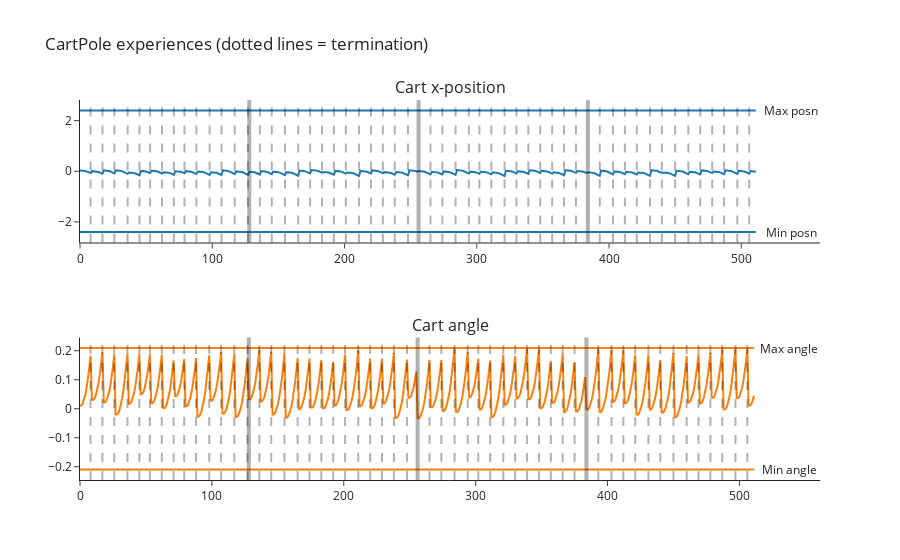

This figure's notebook cell:
### Code cell
args = PPOArgs()
envs = gym.vector.SyncVectorEnv([make_env("CartPole-v1", i, i, False, "test") for i in range(4)])
next_value = t.zeros(envs.num_envs).to(device)
next_done = t.zeros(envs.num_envs).to(device)
rb = ReplayBuffer(args, envs)
actions = t.zeros(envs.num_envs).int().to(device)
obs = envs.reset()

for i in range(args.num_steps):
    (next_obs, rewards, dones, infos) = envs.step(actions.cpu().numpy())
    real_next_obs = next_obs.copy()
    for (i, done) in enumerate(dones):
        if done: real_next_obs[i] = infos[i]["terminal_observation"]
    logprobs = values = t.zeros(envs.num_envs)
    rb.add(t.from_numpy(obs).to(device), actions, t.from_numpy(rewards).to(device), t.from_numpy(dones).to(device), logprobs, values)
    obs = next_obs

obs, dones, actions, logprobs, values, rewards = [t.stack(arr).to(device) for arr in zip(*rb.experiences)]

plot_cartpole_obs_and_dones(obs, dones, show_env_jumps=True)

### Figure 1 — Plotly figure (JSON) as saved in the notebook; plotly's stock layout.template omitted (floating-point values rounded to 4 significant figures; data arrays with more than 128 entries replaced by an {"elided": "..."} marker saying what was removed)
{"data": [{"marker": {"color": "#1F77B4"}, "mode": "lines", "name": "posn", "type": "scatter", "xaxis": "x", "y": {"elided": "512 float values"}, "yaxis": "y"}, {"marker": {"color": "#1F77B4"}, "mode": "lines", "name": "posn_min", "type": "scatter", "xaxis": "x", "y": {"elided": "512 float values"}, "yaxis": "y"}, {"marker": {"color": "#1F77B4"}, "mode": "lines", "name": "posn_max", "type": "scatter", "xaxis": "x", "y": {"elided": "512 float values"}, "yaxis": "y"}, {"marker": {"color": "#FF7F0E"}, "mode": "lines", "name": "angle", "type": "scatter", "xaxis": "x2", "y": {"elided": "512 float values"}, "yaxis": "y2"}, {"marker": {"color": "#FF7F0E"}, "mode": "lines", "name": "angle_min", "type": "scatter", "xaxis": "x2", "y": {"elided": "512 float values"}, "yaxis": "y2"}, {"marker": {"color": "#FF7F0E"}, "mode": "lines", "name": "angle_max", "type": "scatter", "xaxis": "x2", "y": {"elided": "512 float values"}, "yaxis": "y2"}], "layout": {"annotations": [{"font": {"size": 16}, "showarrow": false, "text": "Cart x-position", "x": 0.5, "xanchor": "center", "xref": "paper", "y": 1, "yanchor": "bottom", "yref": "paper"}, {"font": {"size": 16}, "showarrow": false, "text": "Cart angle", "x": 0.5, "xanchor": "center", "xref": "paper", "y": 0.375, "yanchor": "bottom", "yref": "paper"}, {"showarrow": false, "text": "Min posn", "x": 537.6, "xref": "x", "y": -2.4, "yref": "y"}, {"showarrow": false, "text": "Min angle", "x": 537.6, "xref": "x2", "y": -0.2095, "yref": "y2"}, {"showarrow": false, "text": "Max posn", "x": 537.6, "xref": "x", "y": 2.4, "yref": "y"}, {"showarrow": false, "text": "Max angle", "x": 537.6, "xref": "x2", "y": 0.2095, "yref": "y2"}], "shapes": [{"line": {"color": "black", "dash": "dash", "width": 2}, "type": "line", "x0": 8, "x1": 8, "xref": "x", "y0": 0, "y1": 1, "yref": "y domain"}, {"line": {"color": "black", "dash": "dash", "width": 2}, "type": "line", "x0": 17, "x1": 17, "xref": "x", "y0": 0, "y1": 1, "yref": "y domain"}, {"line": {"color": "black", "dash": "dash", "width": 2}, "type": "line", "x0": 26, "x1": 26, "xref": "x", "y0": 0, "y1": 1, "yref": "y domain"}, {"line": {"color": "black", "dash": "dash", "width": 2}, "type": "line", "x0": 36, "x1": 36, "xref": "x", "y0": 0, "y1": 1, "yref": "y domain"}, {"line": {"color": "black", "dash": "dash", "width": 2}, "type": "line", "x0": 45, "x1": 45, "xref": "x", "y0": 0, "y1": 1, "yref": "y domain"}, {"line": {"color": "black", "dash": "dash", "width": 2}, "type": "line", "x0": 53, "x1": 53, "xref": "x", "y0": 0, "y1": 1, "yref": "y domain"}, {"line": {"color": "black", "dash": "dash", "width": 2}, "type": "line", "x0": 62, "x1": 62, "xref": "x", "y0": 0, "y1": 1, "yref": "y domain"}, {"line": {"color": "black", "dash": "dash", "width": 2}, "type": "line", "x0": 71, "x1": 71, "xref": "x", "y0": 0, "y1": 1, "yref": "y domain"}, {"line": {"color": "black", "dash": "dash", "width": 2}, "type": "line", "x0": 79, "x1": 79, "xref": "x", "y0": 0, "y1": 1, "yref": "y domain"}, {"line": {"color": "black", "dash": "dash", "width": 2}, "type": "line", "x0": 88, "x1": 88, "xref": "x", "y0": 0, "y1": 1, "yref": "y domain"}, {"line": {"color": "black", "dash": "dash", "width": 2}, "type": "line", "x0": 98, "x1": 98, "xref": "x", "y0": 0, "y1": 1, "yref": "y domain"}, {"line": {"color": "black", "dash": "dash", "width": 2}, "type": "line", "x0": 107, "x1": 107, "xref": "x", "y0": 0, "y1": 1, "yref": "y domain"}, {"line": {"color": "black", "dash": "dash", "width": 2}, "type": "line", "x0": 117, "x1": 117, "xref": "x", "y0": 0, "y1": 1, "yref": "y domain"}, {"line": {"color": "black", "dash": "dash", "width": 2}, "type": "line", "x0": 127, "x1": 127, "xref": "x", "y0": 0, "y1": 1, "yref": "y domain"}, {"line": {"color": "black", "dash": "dash", "width": 2}, "type": "line", "x0": 136, "x1": 136, "xref": "x", "y0": 0, "y1": 1, "yref": "y domain"}, {"line": {"color": "black", "dash": "dash", "width": 2}, "type": "line", "x0": 145, "x1": 145, "xref": "x", "y0": 0, "y1": 1, "yref": "y domain"}, {"line": {"color": "black", "dash": "dash", "width": 2}, "type": "line", "x0": 155, "x1": 155, "xref": "x", "y0": 0, "y1": 1, "yref": "y domain"}, {"line": {"color": "black", "dash": "dash", "width": 2}, "type": "line", "x0": 165, "x1": 165, "xref": "x", "y0": 0, "y1": 1, "yref": "y domain"}, {"line": {"color": "black", "dash": "dash", "width": 2}, "type": "line", "x0": 174, "x1": 174, "xref": "x", "y0": 0, "y1": 1, "yref": "y domain"}, {"line": {"color": "black", "dash": "dash", "width": 2}, "type": "line", "x0": 183, "x1": 183, "xref": "x", "y0": 0, "y1": 1, "yref": "y domain"}, {"line": {"color": "black", "dash": "dash", "width": 2}, "type": "line", "x0": 192, "x1": 192, "xref": "x", "y0": 0, "y1": 1, "yref": "y domain"}, {"line": {"color": "black", "dash": "dash", "width": 2}, "type": "line", "x0": 201, "x1": 201, "xref": "x", "y0": 0, "y1": 1, "yref": "y domain"}, {"line": {"color": "black", "dash": "dash", "width": 2}, "type": "line", "x0": 211, "x1": 211, "xref": "x", "y0": 0, "y1": 1, "yref": "y domain"}, {"line": {"color": "black", "dash": "dash", "width": 2}, "type": "line", "x0": 220, "x1": 220, "xref": "x", "y0": 0, "y1": 1, "yref": "y domain"}, {"line": {"color": "black", "dash": "dash", "width": 2}, "type": "line", "x0": 229, "x1": 229, "xref": "x", "y0": 0, "y1": 1, "yref": "y domain"}, {"line": {"color": "black", "dash": "dash", "width": 2}, "type": "line", "x0": 238, "x1": 238, "xref": "x", "y0": 0, "y1": 1, "yref": "y domain"}, {"line": {"color": "black", "dash": "dash", "width": 2}, "type": "line", "x0": 248, "x1": 248, "xref": "x", "y0": 0, "y1": 1, "yref": "y domain"}, {"line": {"color": "black", "dash": "dash", "width": 2}, "type": "line", "x0": 265, "x1": 265, "xref": "x", "y0": 0, "y1": 1, "yref": "y domain"}, {"line": {"color": "black", "dash": "dash", "width": 2}, "type": "line", "x0": 274, "x1": 274, "xref": "x", "y0": 0, "y1": 1, "yref": "y domain"}, {"line": {"color": "black", "dash": "dash", "width": 2}, "type": "line", "x0": 284, "x1": 284, "xref": "x", "y0": 0, "y1": 1, "yref": "y domain"}, {"line": {"color": "black", "dash": "dash", "width": 2}, "type": "line", "x0": 294, "x1": 294, "xref": "x", "y0": 0, "y1": 1, "yref": "y domain"}, {"line": {"color": "black", "dash": "dash", "width": 2}, "type": "line", "x0": 302, "x1": 302, "xref": "x", "y0": 0, "y1": 1, "yref": "y domain"}, {"line": {"color": "black", "dash": "dash", "width": 2}, "type": "line", "x0": 311, "x1": 311, "xref": "x", "y0": 0, "y1": 1, "yref": "y domain"}, {"line": {"color": "black", "dash": "dash", "width": 2}, "type": "line", "x0": 321, "x1": 321, "xref": "x", "y0": 0, "y1": 1, "yref": "y domain"}, {"line": {"color": "black", "dash": "dash", "width": 2}, "type": "line", "x0": 330, "x1": 330, "xref": "x", "y0": 0, "y1": 1, "yref": "y domain"}, {"line": {"color": "black", "dash": "dash", "width": 2}, "type": "line", "x0": 339, "x1": 339, "xref": "x", "y0": 0, "y1": 1, "yref": "y domain"}, {"line": {"color": "black", "dash": "dash", "width": 2}, "type": "line", "x0": 348, "x1": 348, "xref": "x", "y0": 0, "y1": 1, "yref": "y domain"}, {"line": {"color": "black", "dash": "dash", "width": 2}, "type": "line", "x0": 357, "x1": 357, "xref": "x", "y0": 0, "y1": 1, "yref": "y domain"}, {"line": {"color": "black", "dash": "dash", "width": 2}, "type": "line", "x0": 366, "x1": 366, "xref": "x", "y0": 0, "y1": 1, "yref": "y domain"}, {"line": {"color": "black", "dash": "dash", "width": 2}, "type": "line", "x0": 375, "x1": 375, "xref": "x", "y0": 0, "y1": 1, "yref": "y domain"}, {"line": {"color": "black", "dash": "dash", "width": 2}, "type": "line", "x0": 393, "x1": 393, "xref": "x", "y0": 0, "y1": 1, "yref": "y domain"}, {"line": {"color": "black", "dash": "dash", "width": 2}, "type": "line", "x0": 403, "x1": 403, "xref": "x", "y0": 0, "y1": 1, "yref": "y domain"}, {"line": {"color": "black", "dash": "dash", "width": 2}, "type": "line", "x0": 412, "x1": 412, "xref": "x", "y0": 0, "y1": 1, "yref": "y domain"}, {"line": {"color": "black", "dash": "dash", "width": 2}, "type": "line", "x0": 421, "x1": 421, "xref": "x", "y0": 0, "y1": 1, "yref": "y domain"}, {"line": {"color": "black", "dash": "dash", "width": 2}, "type": "line", "x0": 431, "x1": 431, "xref": "x", "y0": 0, "y1": 1, "yref": "y domain"}, {"line": {"color": "black", "dash": "dash", "width": 2}, "type": "line", "x0": 440, "x1": 440, "xref": "x", "y0": 0, "y1": 1, "yref": "y domain"}, {"line": {"color": "black", "dash": "dash", "width": 2}, "type": "line", "x0": 450, "x1": 450, "xref": "x", "y0": 0, "y1": 1, "yref": "y domain"}, {"line": {"color": "black", "dash": "dash", "width": 2}, "type": "line", "x0": 460, "x1": 460, "xref": "x", "y0": 0, "y1": 1, "yref": "y domain"}, {"line": {"color": "black", "dash": "dash", "width": 2}, "type": "line", "x0": 469, "x1": 469, "xref": "x", "y0": 0, "y1": 1, "yref": "y domain"}, {"line": {"color": "black", "dash": "dash", "width": 2}, "type": "line", "x0": 478, "x1": 478, "xref": "x", "y0": 0, "y1": 1, "yref": "y domain"}, {"line": {"color": "black", "dash": "dash", "width": 2}, "type": "line", "x0": 487, "x1": 487, "xref": "x", "y0": 0, "y1": 1, "yref": "y domain"}, {"line": {"color": "black", "dash": "dash", "width": 2}, "type": "line", "x0": 497, "x1": 497, "xref": "x", "y0": 0, "y1": 1, "yref": "y domain"}, {"line": {"color": "black", "dash": "dash", "width": 2}, "type": "line", "x0": 506, "x1": 506, "xref": "x", "y0": 0, "y1": 1, "yref": "y domain"}, {"line": {"color": "black", "width": 4}, "type": "line", "x0": 128, "x1": 128, "xref": "x", "y0": 0, "y1": 1, "yref": "y domain"}, {"line": {"color": "black", "width": 4}, "type": "line", "x0": 256, "x1": 256, "xref": "x", "y0": 0, "y1": 1, "yref": "y domain"}, {"line": {"color": "black", "width": 4}, "type": "line", "x0": 384, "x1": 384, "xref": "x", "y0": 0, "y1": 1, "yref": "y domain"}, {"line": {"color": "black", "dash": "dash", "width": 2}, "type": "line", "x0": 8, "x1": 8, "xref": "x2", "y0": 0, "y1": 1, "yref": "y2 domain"}, {"line": {"color": "black", "dash": "dash", "width": 2}, "type": "line", "x0": 17, "x1": 17, "xref": "x2", "y0": 0, "y1": 1, "yref": "y2 domain"}, {"line": {"color": "black", "dash": "dash", "width": 2}, "type": "line", "x0": 26, "x1": 26, "xref": "x2", "y0": 0, "y1": 1, "yref": "y2 domain"}, {"line": {"color": "black", "dash": "dash", "width": 2}, "type": "line", "x0": 36, "x1": 36, "xref": "x2", "y0": 0, "y1": 1, "yref": "y2 domain"}, {"line": {"color": "black", "dash": "dash", "width": 2}, "type": "line", "x0": 45, "x1": 45, "xref": "x2", "y0": 0, "y1": 1, "yref": "y2 domain"}, {"line": {"color": "black", "dash": "dash", "width": 2}, "type": "line", "x0": 53, "x1": 53, "xref": "x2", "y0": 0, "y1": 1, "yref": "y2 domain"}, {"line": {"color": "black", "dash": "dash", "width": 2}, "type": "line", "x0": 62, "x1": 62, "xref": "x2", "y0": 0, "y1": 1, "yref": "y2 domain"}, {"line": {"color": "black", "dash": "dash", "width": 2}, "type": "line", "x0": 71, "x1": 71, "xref": "x2", "y0": 0, "y1": 1, "yref": "y2 domain"}, {"line": {"color": "black", "dash": "dash", "width": 2}, "type": "line", "x0": 79, "x1": 79, "xref": "x2", "y0": 0, "y1": 1, "yref": "y2 domain"}, {"line": {"color": "black", "dash": "dash", "width": 2}, "type": "line", "x0": 88, "x1": 88, "xref": "x2", "y0": 0, "y1": 1, "yref": "y2 domain"}, {"line": {"color": "black", "dash": "dash", "width": 2}, "type": "line", "x0": 98, "x1": 98, "xref": "x2", "y0": 0, "y1": 1, "yref": "y2 domain"}, {"line": {"color": "black", "dash": "dash", "width": 2}, "type": "line", "x0": 107, "x1": 107, "xref": "x2", "y0": 0, "y1": 1, "yref": "y2 domain"}, {"line": {"color": "black", "dash": "dash", "width": 2}, "type": "line", "x0": 117, "x1": 117, "xref": "x2", "y0": 0, "y1": 1, "yref": "y2 domain"}, {"line": {"color": "black", "dash": "dash", "width": 2}, "type": "line", "x0": 127, "x1": 127, "xref": "x2", "y0": 0, "y1": 1, "yref": "y2 domain"}, {"line": {"color": "black", "dash": "dash", "width": 2}, "type": "line", "x0": 136, "x1": 136, "xref": "x2", "y0": 0, "y1": 1, "yref": "y2 domain"}, {"line": {"color": "black", "dash": "dash", "width": 2}, "type": "line", "x0": 145, "x1": 145, "xref": "x2", "y0": 0, "y1": 1, "yref": "y2 domain"}, {"line": {"color": "black", "dash": "dash", "width": 2}, "type": "line", "x0": 155, "x1": 155, "xref": "x2", "y0": 0, "y1": 1, "yref": "y2 domain"}, {"line": {"color": "black", "dash": "dash", "width": 2}, "type": "line", "x0": 165, "x1": 165, "xref": "x2", "y0": 0, "y1": 1, "yref": "y2 domain"}, {"line": {"color": "black", "dash": "dash", "width": 2}, "type": "line", "x0": 174, "x1": 174, "xref": "x2", "y0": 0, "y1": 1, "yref": "y2 domain"}, {"line": {"color": "black", "dash": "dash", "width": 2}, "type": "line", "x0": 183, "x1": 183, "xref": "x2", "y0": 0, "y1": 1, "yref": "y2 domain"}, {"line": {"color": "black", "dash": "dash", "width": 2}, "type": "line", "x0": 192, "x1": 192, "xref": "x2", "y0": 0, "y1": 1, "yref": "y2 domain"}, {"line": {"color": "black", "dash": "dash", "width": 2}, "type": "line", "x0": 201, "x1": 201, "xref": "x2", "y0": 0, "y1": 1, "yref": "y2 domain"}, {"line": {"color": "black", "dash": "dash", "width": 2}, "type": "line", "x0": 211, "x1": 211, "xref": "x2", "y0": 0, "y1": 1, "yref": "y2 domain"}, {"line": {"color": "black", "dash": "dash", "width": 2}, "type": "line", "x0": 220, "x1": 220, "xref": "x2", "y0": 0, "y1": 1, "yref": "y2 domain"}, {"line": {"color": "black", "dash": "dash", "width": 2}, "type": "line", "x0": 229, "x1": 229, "xref": "x2", "y0": 0, "y1": 1, "yref": "y2 domain"}, {"line": {"color": "black", "dash": "dash", "width": 2}, "type": "line", "x0": 238, "x1": 238, "xref": "x2", "y0": 0, "y1": 1, "yref": "y2 domain"}, {"line": {"color": "black", "dash": "dash", "width": 2}, "type": "line", "x0": 248, "x1": 248, "xref": "x2", "y0": 0, "y1": 1, "yref": "y2 domain"}, {"line": {"color": "black", "dash": "dash", "width": 2}, "type": "line", "x0": 265, "x1": 265, "xref": "x2", "y0": 0, "y1": 1, "yref": "y2 domain"}, {"line": {"color": "black", "dash": "dash", "width": 2}, "type": "line", "x0": 274, "x1": 274, "xref": "x2", "y0": 0, "y1": 1, "yref": "y2 domain"}, {"line": {"color": "black", "dash": "dash", "width": 2}, "type": "line", "x0": 284, "x1": 284, "xref": "x2", "y0": 0, "y1": 1, "yref": "y2 domain"}, {"line": {"color": "black", "dash": "dash", "width": 2}, "type": "line", "x0": 294, "x1": 294, "xref": "x2", "y0": 0, "y1": 1, "yref": "y2 domain"}, {"line": {"color": "black", "dash": "dash", "width": 2}, "type": "line", "x0": 302, "x1": 302, "xref": "x2", "y0": 0, "y1": 1, "yref": "y2 domain"}, {"line": {"color": "black", "dash": "dash", "width": 2}, "type": "line", "x0": 311, "x1": 311, "xref": "x2", "y0": 0, "y1": 1, "yref": "y2 domain"}, {"line": {"color": "black", "dash": "dash", "width": 2}, "type": "line", "x0": 321, "x1": 321, "xref": "x2", "y0": 0, "y1": 1, "yref": "y2 domain"}, {"line": {"color": "black", "dash": "dash", "width": 2}, "type": "line", "x0": 330, "x1": 330, "xref": "x2", "y0": 0, "y1": 1, "yref": "y2 domain"}, {"line": {"color": "black", "dash": "dash", "width": 2}, "type": "line", "x0": 339, "x1": 339, "xref": "x2", "y0": 0, "y1": 1, "yref": "y2 domain"}, {"line": {"color": "black", "dash": "dash", "width": 2}, "type": "line", "x0": 348, "x1": 348, "xref": "x2", "y0": 0, "y1": 1, "yref": "y2 domain"}, {"line": {"color": "black", "dash": "dash", "width": 2}, "type": "line", "x0": 357, "x1": 357, "xref": "x2", "y0": 0, "y1": 1, "yref": "y2 domain"}, {"line": {"color": "black", "dash": "dash", "width": 2}, "type": "line", "x0": 366, "x1": 366, "xref": "x2", "y0": 0, "y1": 1, "yref": "y2 domain"}, {"line": {"color": "black", "dash": "dash", "width": 2}, "type": "line", "x0": 375, "x1": 375, "xref": "x2", "y0": 0, "y1": 1, "yref": "y2 domain"}, {"line": {"color": "black", "dash": "dash", "width": 2}, "type": "line", "x0": 393, "x1": 393, "xref": "x2", "y0": 0, "y1": 1, "yref": "y2 domain"}, {"line": {"color": "black", "dash": "dash", "width": 2}, "type": "line", "x0": 403, "x1": 403, "xref": "x2", "y0": 0, "y1": 1, "yref": "y2 domain"}, {"line": {"color": "black", "dash": "dash", "width": 2}, "type": "line", "x0": 412, "x1": 412, "xref": "x2", "y0": 0, "y1": 1, "yref": "y2 domain"}, {"line": {"color": "black", "dash": "dash", "width": 2}, "type": "line", "x0": 421, "x1": 421, "xref": "x2", "y0": 0, "y1": 1, "yref": "y2 domain"}, {"line": {"color": "black", "dash": "dash", "width": 2}, "type": "line", "x0": 431, "x1": 431, "xref": "x2", "y0": 0, "y1": 1, "yref": "y2 domain"}, {"line": {"color": "black", "dash": "dash", "width": 2}, "type": "line", "x0": 440, "x1": 440, "xref": "x2", "y0": 0, "y1": 1, "yref": "y2 domain"}, {"line": {"color": "black", "dash": "dash", "width": 2}, "type": "line", "x0": 450, "x1": 450, "xref": "x2", "y0": 0, "y1": 1, "yref": "y2 domain"}, {"line": {"color": "black", "dash": "dash", "width": 2}, "type": "line", "x0": 460, "x1": 460, "xref": "x2", "y0": 0, "y1": 1, "yref": "y2 domain"}, {"line": {"color": "black", "dash": "dash", "width": 2}, "type": "line", "x0": 469, "x1": 469, "xref": "x2", "y0": 0, "y1": 1, "yref": "y2 domain"}, {"line": {"color": "black", "dash": "dash", "width": 2}, "type": "line", "x0": 478, "x1": 478, "xref": "x2", "y0": 0, "y1": 1, "yref": "y2 domain"}, {"line": {"color": "black", "dash": "dash", "width": 2}, "type": "line", "x0": 487, "x1": 487, "xref": "x2", "y0": 0, "y1": 1, "yref": "y2 domain"}, {"line": {"color": "black", "dash": "dash", "width": 2}, "type": "line", "x0": 497, "x1": 497, "xref": "x2", "y0": 0, "y1": 1, "yref": "y2 domain"}, {"line": {"color": "black", "dash": "dash", "width": 2}, "type": "line", "x0": 506, "x1": 506, "xref": "x2", "y0": 0, "y1": 1, "yref": "y2 domain"}, {"line": {"color": "black", "width": 4}, "type": "line", "x0": 128, "x1": 128, "xref": "x2", "y0": 0, "y1": 1, "yref": "y2 domain"}, {"line": {"color": "black", "width": 4}, "type": "line", "x0": 256, "x1": 256, "xref": "x2", "y0": 0, "y1": 1, "yref": "y2 domain"}, {"line": {"color": "black", "width": 4}, "type": "line", "x0": 384, "x1": 384, "xref": "x2", "y0": 0, "y1": 1, "yref": "y2 domain"}], "showlegend": false, "title": {"text": "CartPole experiences (dotted lines = termination)"}, "xaxis": {"anchor": "y", "domain": [0, 1]}, "xaxis2": {"anchor": "y2", "domain": [0, 1]}, "yaxis": {"anchor": "x", "domain": [0.625, 1]}, "yaxis2": {"anchor": "x2", "domain": [0, 0.375]}}}
